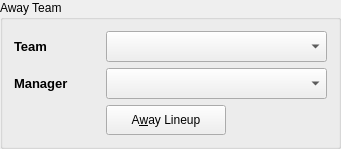
  <widget class="QGroupBox" name="awayteamBox">
   <property name="geometry">
    <rect>
     <x>550</x>
     <y>380</y>
     <width>339</width>
     <height>141</height>
    </rect>
   </property>
   <property name="title">
    <string>Away Team</string>
   </property>
   <layout class="QGridLayout" name="gridLayout">
    <item row="0" column="0">
     <widget class="QLabel" name="label_9">
      <property name="minimumSize">
       <size>
        <width>86</width>
        <height>31</height>
       </size>
      </property>
      <property name="maximumSize">
       <size>
        <width>86</width>
        <height>31</height>
       </size>
      </property>
      <property name="text">
       <string>&lt;!DOCTYPE HTML PUBLIC &quot;-//W3C//DTD HTML 4.0//EN&quot; &quot;http://www.w3.org/TR/REC-html40/strict.dtd&quot;&gt;
&lt;html&gt;&lt;head&gt;&lt;meta name=&quot;qrichtext&quot; content=&quot;1&quot; /&gt;&lt;style type=&quot;text/css&quot;&gt;
p, li { white-space: pre-wrap; }
&lt;/style&gt;&lt;/head&gt;&lt;body style=&quot; font-family:'Sans'; font-size:10pt; font-weight:400; font-style:normal;&quot;&gt;
&lt;p style=&quot; margin-top:0px; margin-bottom:0px; margin-left:0px; margin-right:0px; -qt-block-indent:0; text-indent:0px;&quot;&gt;&lt;span style=&quot; font-weight:600;&quot;&gt;Team&lt;/span&gt;&lt;/p&gt;&lt;/body&gt;&lt;/html&gt;</string>
      </property>
      <property name="buddy">
       <cstring>awayteamSelect</cstring>
      </property>
     </widget>
    </item>
    <item row="0" column="1">
     <widget class="QComboBox" name="awayteamSelect">
      <property name="enabled">
       <bool>true</bool>
      </property>
      <property name="minimumSize">
       <size>
        <width>221</width>
        <height>31</height>
       </size>
      </property>
      <property name="maximumSize">
       <size>
        <width>221</width>
        <height>31</height>
       </size>
      </property>
      <property name="toolTip">
       <string>Away team name</string>
      </property>
     </widget>
    </item>
    <item row="1" column="0">
     <widget class="QLabel" name="label_10">
      <property name="text">
       <string>&lt;!DOCTYPE HTML PUBLIC &quot;-//W3C//DTD HTML 4.0//EN&quot; &quot;http://www.w3.org/TR/REC-html40/strict.dtd&quot;&gt;
&lt;html&gt;&lt;head&gt;&lt;meta name=&quot;qrichtext&quot; content=&quot;1&quot; /&gt;&lt;style type=&quot;text/css&quot;&gt;
p, li { white-space: pre-wrap; }
&lt;/style&gt;&lt;/head&gt;&lt;body style=&quot; font-family:'Sans'; font-size:10pt; font-weight:400; font-style:normal;&quot;&gt;
&lt;p style=&quot; margin-top:0px; margin-bottom:0px; margin-left:0px; margin-right:0px; -qt-block-indent:0; text-indent:0px;&quot;&gt;&lt;span style=&quot; font-weight:600;&quot;&gt;Manager&lt;/span&gt;&lt;/p&gt;&lt;/body&gt;&lt;/html&gt;</string>
      </property>
      <property name="buddy">
       <cstring>awaymgrSelect</cstring>
      </property>
     </widget>
    </item>
    <item row="1" column="1">
     <widget class="QComboBox" name="awaymgrSelect">
      <property name="enabled">
       <bool>true</bool>
      </property>
      <property name="minimumSize">
       <size>
        <width>221</width>
        <height>31</height>
       </size>
      </property>
      <property name="maximumSize">
       <size>
        <width>221</width>
        <height>31</height>
       </size>
      </property>
      <property name="toolTip">
       <string>Away team manager</string>
      </property>
     </widget>
    </item>
    <item row="2" column="1">
     <widget class="QPushButton" name="awayLineupButton">
      <property name="enabled">
       <bool>true</bool>
      </property>
      <property name="minimumSize">
       <size>
        <width>120</width>
        <height>30</height>
       </size>
      </property>
      <property name="maximumSize">
       <size>
        <width>120</width>
        <height>30</height>
       </size>
      </property>
      <property name="toolTip">
       <string>Away team match lineups</string>
      </property>
      <property name="text">
       <string>A&amp;way Lineup</string>
      </property>
     </widget>
    </item>
   </layout>
  </widget>
